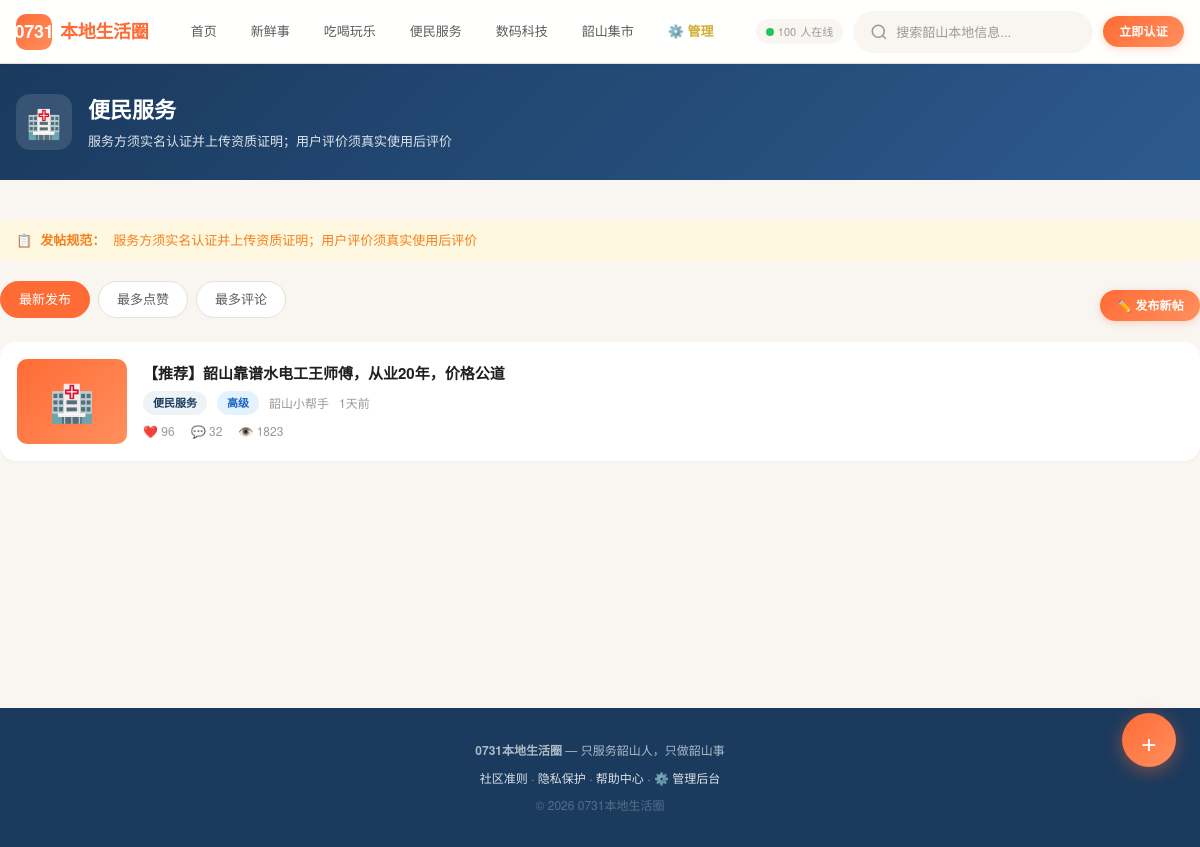
The page /section/bianmin on the database its author committed.
### models.py (models this page shows)
class Post(Base):
    __tablename__ = "posts"
    id = Column(Integer, primary_key=True, autoincrement=True)
    user_id = Column(Integer, ForeignKey("users.id"), nullable=False)
    section = Column(String(20), nullable=False, index=True)
    title = Column(String(200), nullable=False)
    content = Column(Text, nullable=False)
    images = Column(Text, nullable=True)  # JSON数组，图片路径列表
    price_info = Column(String(100), nullable=True)
    contact_info = Column(String(100), nullable=True)
    status = Column(Enum(PostStatus), default=PostStatus.published)
    views = Column(Integer, default=0)
    likes_count = Column(Integer, default=0)
    comments_count = Column(Integer, default=0)
    is_pinned = Column(Boolean, default=False)
    pinned_at = Column(DateTime, nullable=True)  # 置顶开始时间
    pinned_expires_at = Column(DateTime, nullable=True)  # 置顶到期时间
    is_hot = Column(Boolean, default=False)  # 火热标签
    is_essential = Column(Boolean, default=False)  # 加精标签
    created_at = Column(DateTime, default=datetime.now, index=True)
    updated_at = Column(DateTime, default=datetime.now, onupdate=datetime.now)
    author = relationship("User", back_populates="posts")
    comments = relationship("Comment", back_populates="post", lazy="select",
                           order_by="Comment.created_at.desc()", cascade="all, delete-orphan")
    likes = relationship("Like", back_populates="post", lazy="select", cascade="all, delete-orphan")

class User(Base):
    __tablename__ = "users"
    id = Column(Integer, primary_key=True, autoincrement=True)
    phone = Column(String(11), unique=True, nullable=False, index=True)
    id_number_hash = Column(String(64), unique=True, nullable=False)  # SHA256哈希
    face_hash = Column(String(64), unique=True, nullable=True)
    nickname = Column(String(50), nullable=False, default="韶山新邻居")
    avatar_bg = Column(String(20), nullable=True)  # 头像emoji
    auth_level = Column(Enum(AuthLevel), default=AuthLevel.basic, nullable=False)
    score = Column(Integer, default=0)  # 信誉积分
    forum_coins = Column(Integer, default=0)  # 论坛币
    last_check_in_date = Column(String(10), nullable=True)  # 上次签到日期 YYYY-MM-DD
    created_at = Column(DateTime, default=datetime.now)
    updated_at = Column(DateTime, default=datetime.now, onupdate=datetime.now)
    is_active = Column(Boolean, default=True)
    is_frozen = Column(Boolean, default=False)
    is_super_admin = Column(Boolean, default=False)
    posts = relationship("Post", back_populates="author", lazy="select")
    comments = relationship("Comment", back_populates="author", lazy="select")
    likes = relationship("Like", back_populates="user", lazy="select")
    auth_documents = relationship("AuthDocument", back_populates="user", lazy="select")

### main.py (the view)
@app.get("/section/{section_id}", response_class=HTMLResponse)
def page_section(request: Request, section_id: str,
                 sort: str = Query("latest"),
                 db: Session = Depends(get_db)):
    if section_id not in SECTION_NAMES:
        raise HTTPException(404, "板块不存在")
    query = db.query(Post).filter(Post.section == section_id, Post.status == PostStatus.published)
    if sort == "hot":
        query = query.order_by(Post.likes_count.desc())
    elif sort == "comments":
        query = query.order_by(Post.comments_count.desc())
    else:
        query = query.order_by(Post.created_at.desc())
    posts = query.limit(20).all()
    return templates.TemplateResponse("section.html", template_context(request,
        section_id=section_id,
        section_name=SECTION_NAMES[section_id],
        section_icon=SECTION_ICONS[section_id],
        section_rule=SECTION_RULES.get(section_id, ""),
        posts=posts, sort=sort,
    ))

### templates/section.html (shortened to what this page needs)
{% extends "base.html" %}
{% block content %}
<section class="section-page-hero">
  <div class="section-page-inner">
    <div class="section-page-icon">{{ section_icon }}</div>
    <div class="section-page-text">
      <h2>{{ section_name }}</h2>
      <p>{{ SECTION_RULES.get(section_id, '') }}</p>
    </div>
  </div>
</section>
<div class="container page-main">
  {% if section_rule %}
  <div class="section-rule-bar">
    <span>📋</span> <strong>发帖规范：</strong>{{ section_rule }}
  </div>
  {% endif %}
  <div style="display:flex;align-items:center;justify-content:space-between;flex-wrap:wrap;gap:8px;margin-bottom:8px;">
    <div class="filter-bar">
      <a href="?sort=latest" class="filter-btn {% if sort=='latest' %}active{% endif %}">最新发布</a>
      <a href="?sort=hot" class="filter-btn {% if sort=='hot' %}active{% endif %}">最多点赞</a>
      <a href="?sort=comments" class="filter-btn {% if sort=='comments' %}active{% endif %}">最多评论</a>
    </div>
    <a href="/create?section={{ section_id }}" class="btn btn-primary btn-sm">✏️ 发布新帖</a>
  </div>
  {% if posts %}
  <div class="post-list">
    {% for p in posts %}
    <a href="/post/{{ p.id }}" class="post-card">
      <div class="post-card-thumb">
        <div class="thumb-bg" style="background:linear-gradient(135deg,var(--c-orange),var(--c-orange-light));">{{ section_icon }}</div>
      </div>
      <div class="post-card-content">
        <div class="post-card-title">{{ p.title }}</div>
        <div class="post-card-meta">
          <span class="badge badge-section">{{ section_name }}</span>
          {% if p.author %}
          <span class="badge badge-auth-{{ p.author.auth_level.value }}">{{ {'basic':'基础','standard':'标准','advanced':'高级','business':'商家'}[p.author.auth_level.value] }}</span>
          <span>{{ p.author.nickname }}</span>
          {% endif %}
          <span>{{ format_time(p.created_at) }}</span>
        </div>
        <div class="post-card-stats">
          <span>❤️ {{ p.likes_count }}</span><span>💬 {{ p.comments_count }}</span><span>👁️ {{ p.views }}</span>
        </div>
      </div>
    </a>
    {% endfor %}
  </div>
  {% endif %}
</div>
<a href="/create?section={{ section_id }}" class="fab" title="发帖">+</a>
{% endblock %}

### static/css/style.css (style rules this page uses)
:root { --c-orange: #FF6B35; --c-orange-light: #FF8F5E; --c-orange-dark: #E85A2B; --c-orange-bg: #FFF5F0; --c-blue: #1A3A5E; --c-blue-light: #2D5A8E; --c-blue-bg: #EEF3F8; --c-gold: #D4AF37; --c-gold-light: #F0D060; --c-gold-bg: #FFFEF5; --c-bg: #F9F6F2; --c-white: #FFFFFF; --c-card: #FFFFFF; --c-border: #E5E0D8; --c-divider: #F0EBE3; --c-text: #1F1F1F; --c-text-2: #5C5C5C; --c-text-3: #999999; --c-green: #22C55E; --c-red: #EF4444; --c-yellow: #F59E0B; --shadow-xs: 0 1px 2px rgba(0,0,0,.04); --shadow-sm: 0 2px 8px rgba(0,0,0,.06); --shadow-md: 0 4px 16px rgba(0,0,0,.08); --shadow-lg: 0 8px 32px rgba(0,0,0,.10); --shadow-xl: 0 16px 48px rgba(0,0,0,.12); --shadow-card-hover: 0 8px 30px rgba(26,58,94,.12); --radius-xs: 4px; --radius-sm: 8px; --radius-md: 12px; --radius-lg: 16px; --radius-xl: 24px; --radius-full: 9999px; --space-xs: 4px; --space-sm: 8px; --space-md: 16px; --space-lg: 24px; --space-xl: 32px; --space-2xl: 48px; --font: "PingFang SC","Microsoft YaHei","Helvetica Neue",sans-serif; --fz-xs:12px; --fz-sm:13px; --fz-base:15px; --fz-md:17px; --fz-lg:20px; --fz-xl:24px; --fz-2xl:30px; --fz-hero:38px; --ease: cubic-bezier(.4,0,.2,1); --ease-spring: cubic-bezier(.34,1.56,.64,1); --max-w: 1200px; --h-header: 64px; --h-bottom-nav: 60px; }
*,*::before,*::after { box-sizing:border-box;margin:0;padding:0 }
html { font-size:16px;-webkit-text-size-adjust:100%;scroll-behavior:smooth }
body { font-family:var(--font);color:var(--c-text);background:var(--c-bg); line-height:1.6;min-height:100vh;-webkit-font-smoothing:antialiased; }
a { color:var(--c-orange);text-decoration:none;transition:color .2s var(--ease) }
.container { width:100%;max-width:var(--max-w);margin:0 auto;padding:0 var(--space-md) }
.page-main { padding:var(--space-lg) 0;min-height:60vh }
.btn { display:inline-flex;align-items:center;justify-content:center;gap:6px; padding:9px 22px;border-radius:var(--radius-full);font-weight:600; font-size:var(--fz-sm);transition:all .2s var(--ease);white-space:nowrap; letter-spacing:.2px; }
.btn-primary { background:linear-gradient(135deg,var(--c-orange),var(--c-orange-light)); color:#fff;box-shadow:0 2px 8px rgba(255,107,53,.25); }
.btn-sm { padding:6px 16px;font-size:var(--fz-xs) }
.badge { display:inline-flex;align-items:center;gap:3px;padding:3px 10px; border-radius:var(--radius-full);font-size:11px;font-weight:600; }
.badge-auth-advanced { background:#E3F2FD;color:#1565C0 }
.badge-section { background:var(--c-blue-bg);color:var(--c-blue) }
.post-list { display:flex;flex-direction:column;gap:12px }
.post-card { display:flex;gap:var(--space-md);padding:var(--space-md); background:var(--c-white);border-radius:var(--radius-lg); box-shadow:var(--shadow-xs);transition:all .25s var(--ease); cursor:pointer;border:1px solid transparent; }
.post-card-thumb { width:110px;height:85px;border-radius:10px;flex-shrink:0; overflow:hidden;position:relative; }
.post-card-thumb .thumb-bg { width:100%;height:100%;display:flex;align-items:center; justify-content:center;font-size:36px;color:#fff; }
.post-card-content { flex:1;min-width:0;display:flex;flex-direction:column;justify-content:center }
.post-card-title { font-size:var(--fz-base);font-weight:650;color:var(--c-text); margin-bottom:6px;display:-webkit-box;-webkit-line-clamp:2; -webkit-box-orient:vertical;overflow:hidden;line-height:1.5; }
.post-card-meta { display:flex;align-items:center;gap:10px;font-size:var(--fz-xs); color:var(--c-text-3);flex-wrap:wrap; }
.post-card-stats { display:flex;gap:16px;font-size:var(--fz-xs);color:var(--c-text-3);margin-top:6px }
.filter-bar { display:flex;align-items:center;gap:8px;padding:4px 0 var(--space-md); flex-wrap:wrap; }
.filter-btn { padding:7px 18px;border-radius:var(--radius-full); background:var(--c-white);color:var(--c-text-2);font-size:var(--fz-sm); border:1px solid var(--c-border);transition:all .2s var(--ease); text-decoration:none; }
.filter-btn:hover,.filter-btn.active { background:var(--c-orange);color:#fff;border-color:var(--c-orange); }
.fab { position:fixed;bottom:80px;right:24px;width:54px;height:54px; background:linear-gradient(135deg,var(--c-orange),var(--c-orange-light)); color:#fff;border-radius:50%;display:flex;align-items:center; justify-content:center;font-size:28px;box-shadow:0 4px 18px rgba(255,107,53,.45); z-index:50;transition:all .25s var(--ease-spring); }

### rows shown on the page
Post: section_icon "🏥", title "【推荐】韶山靠谱水电工王师傅，从业20年，价格公道", section_name "便民服务", author.nickname "韶山小帮手", created_at "1天前", likes_count "96", comments_count "32", views "1823"
User: auth_level "高级"

### other values the page prints
{{ section_icon }} "🏥"
{{ section_name }} "便民服务"
{{ SECTION_RULES.get(section_id, '') }} "服务方须实名认证并上传资质证明；用户评价须真实使用后评价"
{{ section_rule }} "服务方须实名认证并上传资质证明；用户评价须真实使用后评价"
